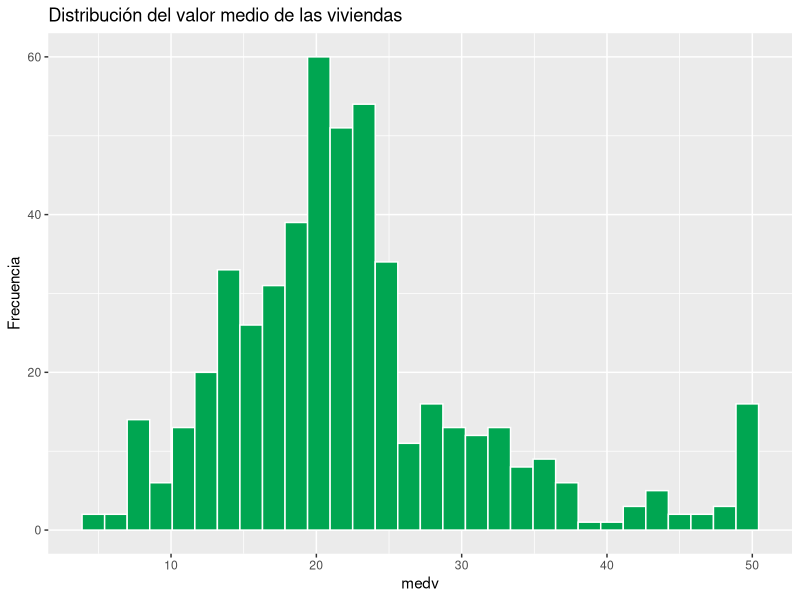
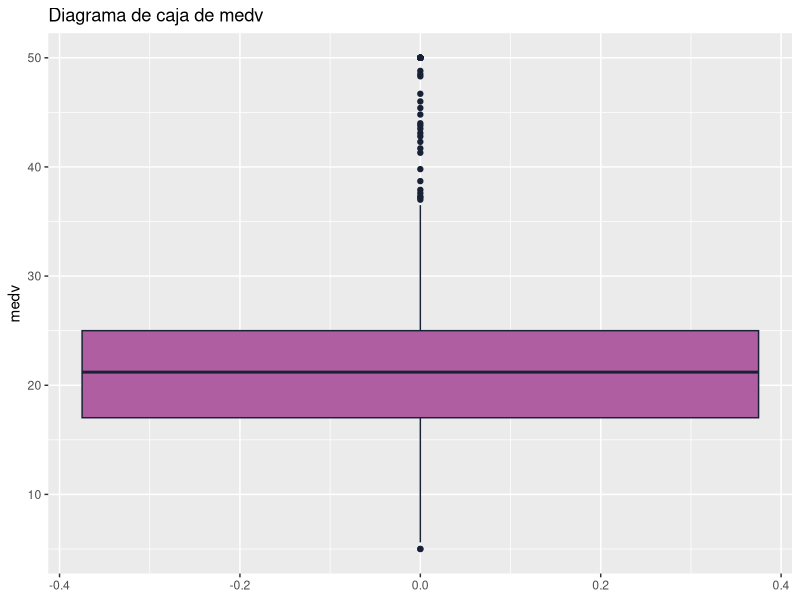
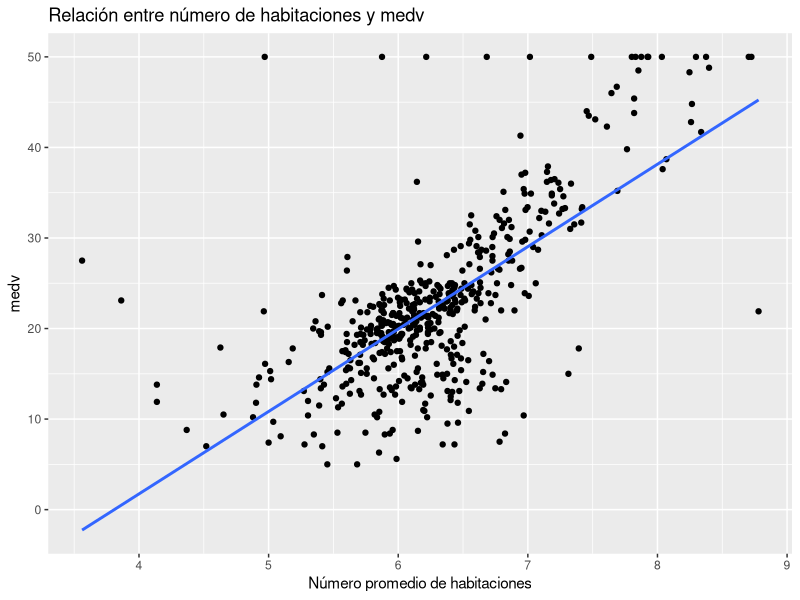
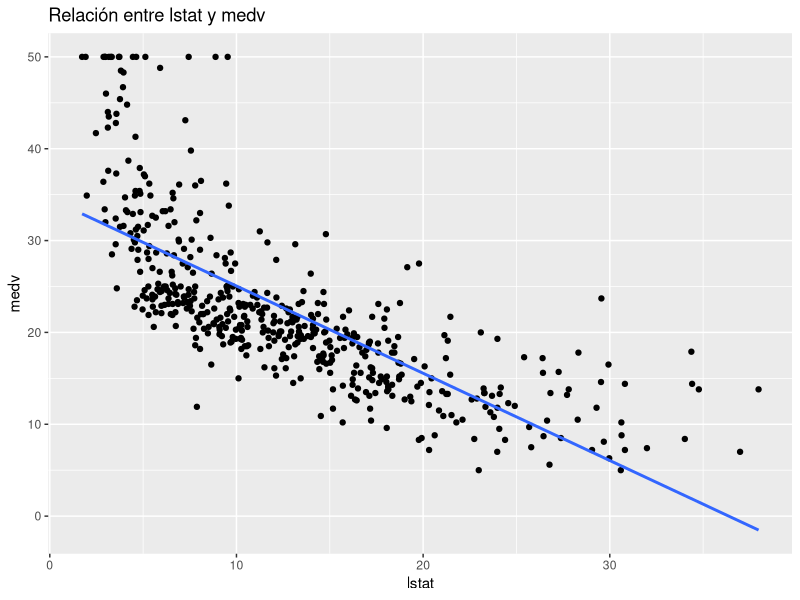
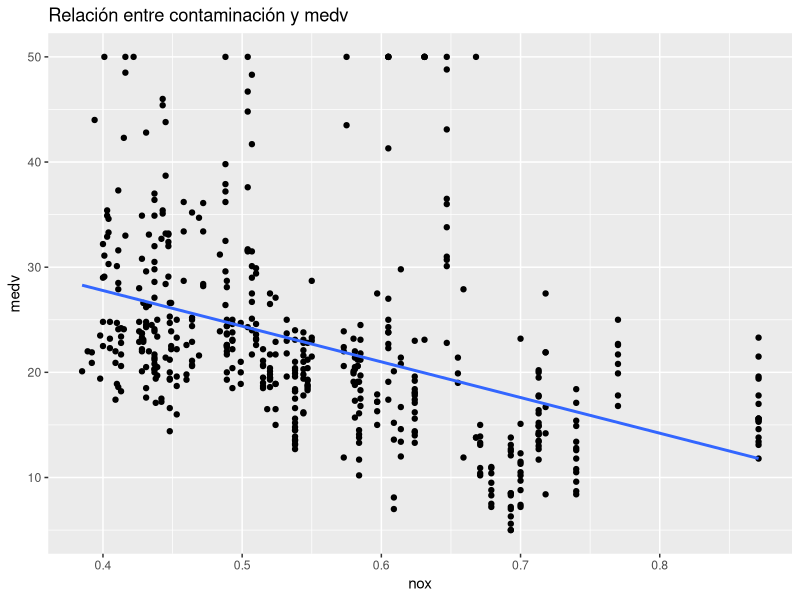
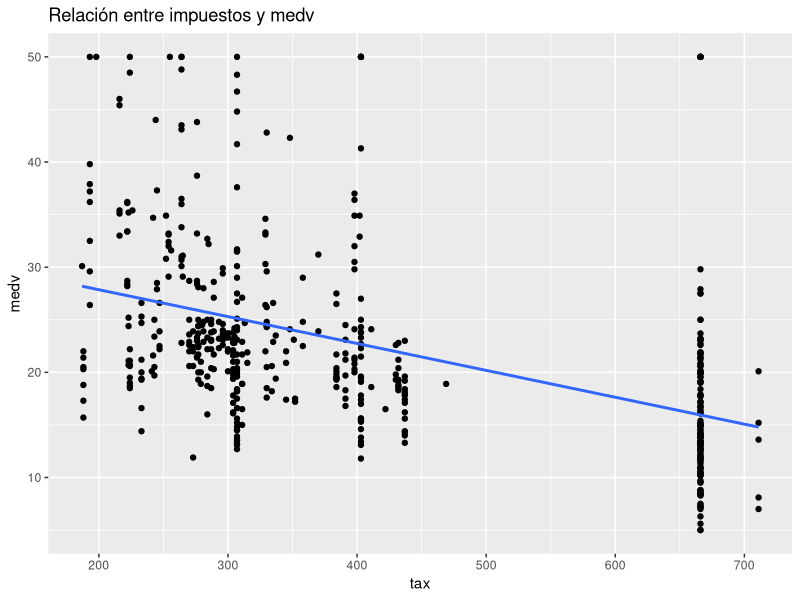
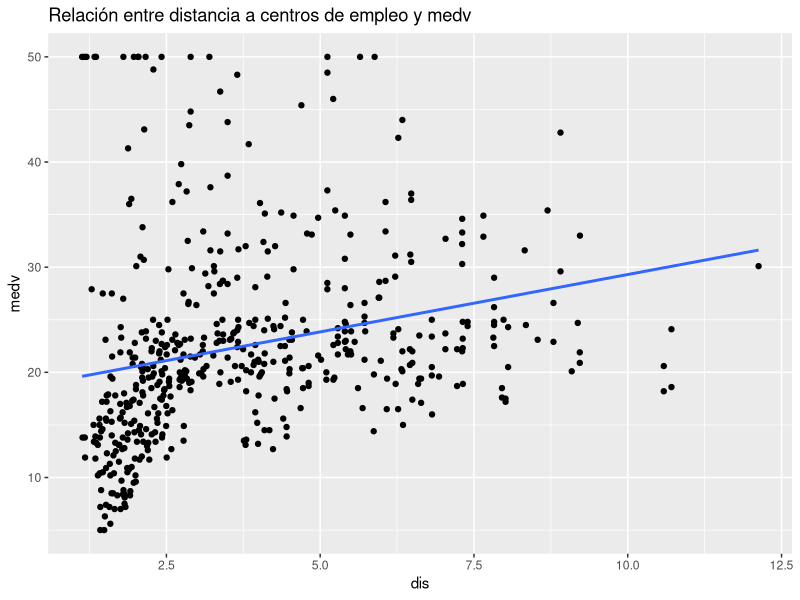
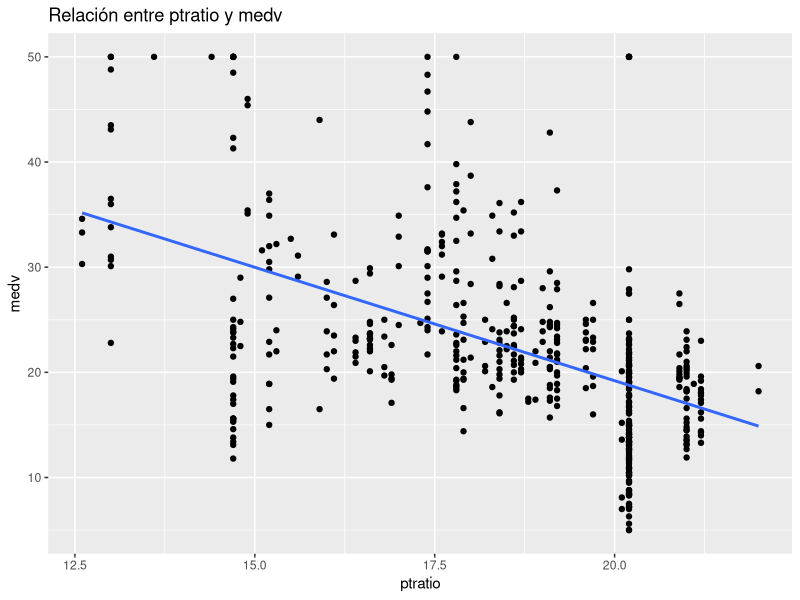

Write R code to recreate these figures, in order.
############################################################
# Práctica: Selección de modelos de regresión
# Métodos Forward, Backward y Stepwise
# Base de datos: Boston
############################################################

############################################################
# 1. Instalación y carga de paquetes
############################################################

# Instalar paquetes solo si no los tienes instalados
# install.packages("ggplot2")
# install.packages("dplyr")
# install.packages("MASS")

library(ggplot2)
library(dplyr)
library(MASS)

############################################################
# 2. Carga de la base de datos
############################################################

# La base Boston está incluida en el paquete MASS
data(Boston)

# Guardamos la base con un nombre más sencillo
datos <- Boston

# Visualizar las primeras filas
head(datos)

# Revisar nombres de las variables
names(datos)

# Revisar dimensiones de la base
dim(datos)

# Revisar estructura de la base
str(datos)

############################################################
# 3. Descripción general de la base
############################################################

# Resumen estadístico de todas las variables
summary(datos)

# Revisar si existen datos faltantes
colSums(is.na(datos))

# Variable de respuesta:
# medv: valor medio de las viviendas

# Variables predictoras candidatas:
# crim, zn, indus, chas, nox, rm, age, dis,
# rad, tax, ptratio, black, lstat

############################################################
# 4. Análisis exploratorio de la variable respuesta
############################################################

# Histograma de medv
ggplot(datos, aes(x = medv)) +
  geom_histogram(bins = 30, fill = "#00A651", color = "white") +
  labs(
    title = "Distribución del valor medio de las viviendas",
    x = "medv",
    y = "Frecuencia"
  )

ggplot(datos, aes(y = medv)) +
  geom_boxplot(fill = "#AF5EA1", color = "#192136") +
  labs(
    title = "Diagrama de caja de medv",
    y = "medv"
  )

############################################################
# Preguntas:
# 1. ¿Qué forma tiene la distribución de medv?
#La distribución tiene un solo pico, por lo que es unimodal
# 2. ¿Parece simétrica o sesgada?
#Parece estar un poco sesgada hacia la derecha ya que hay mas valores altos alejados del centro
# 3. ¿Se observan posibles valores atípicos?
#Si, en el diagrama de caja se observan varios valores atipicos en la parte superior
############################################################

############################################################
# 5. Relación entre variables predictoras y medv
############################################################

# Relación entre número de habitaciones y medv
ggplot(datos, aes(x = rm, y = medv)) +
  geom_point() +
  geom_smooth(method = "lm", se = FALSE) +
  labs(
    title = "Relación entre número de habitaciones y medv",
    x = "Número promedio de habitaciones",
    y = "medv"
  )

# Relación entre lstat y medv
ggplot(datos, aes(x = lstat, y = medv)) +
  geom_point() +
  geom_smooth(method = "lm", se = FALSE) +
  labs(
    title = "Relación entre lstat y medv",
    x = "lstat",
    y = "medv"
  )

# Relación entre contaminación y medv
ggplot(datos, aes(x = nox, y = medv)) +
  geom_point() +
  geom_smooth(method = "lm", se = FALSE) +
  labs(
    title = "Relación entre contaminación y medv",
    x = "nox",
    y = "medv"
  )

# Relación entre impuestos y medv
ggplot(datos, aes(x = tax, y = medv)) +
  geom_point() +
  geom_smooth(method = "lm", se = FALSE) +
  labs(
    title = "Relación entre impuestos y medv",
    x = "tax",
    y = "medv"
  )

# Relación entre distancia a centros de empleo y medv
ggplot(datos, aes(x = dis, y = medv)) +
  geom_point() +
  geom_smooth(method = "lm", se = FALSE) +
  labs(
    title = "Relación entre distancia a centros de empleo y medv",
    x = "dis",
    y = "medv"
  )

# Relación entre ptratio y medv
ggplot(datos, aes(x = ptratio, y = medv)) +
  geom_point() +
  geom_smooth(method = "lm", se = FALSE) +
  labs(
    title = "Relación entre ptratio y medv",
    x = "ptratio",
    y = "medv"
  )

############################################################
# Preguntas:
# 1. ¿Qué variables parecen tener relación positiva con medv?
#la variable dis parece tener una relacion positiva con medv, ya que cuando aumenta tambien tiende a aumentar el valor de las viviendas
# 2. ¿Qué variables parecen tener relación negativa con medv?
#las variables lstat, ptratio y tax muestran una relacion negativa con medv, porque al aumentar estas variables el valor de las viviendas suele disminuir
# 3. ¿Todas las relaciones parecen lineales?
#no, algunas relaciones siguen una tendencia lineal, pero otras muestran cierta curvatura y dispersion en los datos
############################################################

############################################################
# 6. Comparación de medv según cercanía al río Charles
############################################################

# La variable chas indica si la zona está cerca del río Charles
# chas = 0: no limita con el río
# chas = 1: sí limita con el río

ggplot(datos, aes(x = factor(chas), y = medv)) +
  geom_boxplot() +
  labs(
    title = "Valor medio de vivienda según cercanía al río Charles",
    x = "chas",
    y = "medv"
  )

############################################################
# Pregunta:
# ¿Las viviendas cercanas al río parecen tener valores distintos?
#Si. Las viviendas cerca del rio parecen tener un valor mas alto que las que no estan cerca del rio
############################################################

############################################################
# 7. Modelos de regresión simples
############################################################

# Modelo con una variable predictora: rm
modelo_rm <- lm(medv ~ rm, data = datos)

summary(modelo_rm)

# Modelo con una variable predictora: lstat
modelo_lstat <- lm(medv ~ lstat, data = datos)

summary(modelo_lstat)

# Modelo con dos variables predictoras
modelo_rm_lstat <- lm(medv ~ rm + lstat, data = datos)

summary(modelo_rm_lstat)

############################################################
# Preguntas:
# 1. ¿El coeficiente de rm es positivo o negativo?
#el coeficiente de rm es positivo por lo que al aumentar el numero de habitaciones tambien aumenta el valor de la vivienda
# 2. ¿El coeficiente de lstat es positivo o negativo?
#el coeficiente de lstat es negativo, por lo que al aumentar lstat el valor de la vivienda disminuye
# 3. ¿Qué modelo tiene mayor R2 ajustado?
#El modelo rm + lstat tiene el mayor R2 ajustado (0.6371), por lo que explica mejor la variacion de medv
############################################################

############################################################
# 8. Modelo vacío y modelo completo
############################################################

# Modelo vacío:
# y = beta_0 + error

modelo_vacio <- lm(medv ~ 1, data = datos)

summary(modelo_vacio)

# Modelo completo:
# Usa todas las variables predictoras disponibles

modelo_completo <- lm(medv ~ ., data = datos)

summary(modelo_completo)

# AIC del modelo vacío
AIC(modelo_vacio)

# AIC del modelo completo
AIC(modelo_completo)

############################################################
# Preguntas:
# 1. ¿Cuántas variables predictoras tiene el modelo completo?
# 2. ¿Todas las variables del modelo completo parecen significativas?
# 3. ¿Qué modelo tiene menor AIC: el vacío o el completo?
############################################################

############################################################
# 9. ¿Cuántos submodelos se pueden construir?
############################################################

# En esta base existen 13 variables predictoras candidatas.
# Si p = 13, el número de submodelos con al menos una variable es:

p <- 13

numero_submodelos <- 2^p - 1

numero_submodelos

############################################################
# Interpretación:
# Con 13 variables predictoras se pueden construir 8191 submodelos.
# Revisarlos manualmente sería poco práctico.
# Por eso usamos métodos automáticos como:
# Forward, Backward y Stepwise.
############################################################

############################################################
# 10. Selección Forward
############################################################

# La selección Forward inicia con el modelo vacío
# y va agregando variables.

modelo_forward <- step(
  modelo_vacio,
  scope = list(
    lower = modelo_vacio,
    upper = modelo_completo
  ),
  direction = "forward"
)

# Resumen del modelo seleccionado por Forward
summary(modelo_forward)

# Fórmula final del modelo Forward
formula(modelo_forward)

# AIC del modelo Forward
AIC(modelo_forward)

############################################################
# Preguntas:
# 1. ¿Qué variables fueron seleccionadas por Forward?
#las variables seleccionadas fueron: lstat, rm, ptratio, dis, nox, chas, black, zn, crim, rad y tax
# 2. ¿Cuál fue el AIC final?
#fue de 3023.726
# 3. ¿El modelo Forward usa todas las variables?
#no. El modelo no usa todas las variables, ya que dejo fuera indus y age
############################################################

############################################################
# 11. Selección Backward
############################################################

# La selección Backward inicia con el modelo completo
# y va eliminando variables.

modelo_backward <- step(
  modelo_completo,
  direction = "backward"
)

# Resumen del modelo seleccionado por Backward
summary(modelo_backward)

# Fórmula final del modelo Backward
formula(modelo_backward)

# AIC del modelo Backward
AIC(modelo_backward)

############################################################
# Preguntas:
# 1. ¿Qué variables eliminó el método Backward?
#el metodo Backward elimino las variables age e indus
# 2. ¿Qué variables permanecieron en el modelo final?
#las variables que quedaron fueron crim, zn, chas, nox, rm, dis, rad, tax, ptratio, black y lstat
# 3. ¿El resultado coincide con Forward?
#si modelo final obtenido con Backward coincide con el obtenido con Forward, ya que ambos seleccionaron las mismas variables y tuvieron el mismo aic
############################################################

############################################################
# 12. Selección Stepwise
############################################################

# La selección Stepwise combina ambos procesos:
# puede agregar o eliminar variables en cada paso.

modelo_stepwise <- step(
  modelo_vacio,
  scope = list(
    lower = modelo_vacio,
    upper = modelo_completo
  ),
  direction = "both"
)

# Resumen del modelo seleccionado por Stepwise
summary(modelo_stepwise)

# Fórmula final del modelo Stepwise
formula(modelo_stepwise)

# AIC del modelo Stepwise
AIC(modelo_stepwise)

############################################################
# Preguntas:
# 1. ¿Qué variables quedaron en el modelo Stepwise?
#las variables que quedaron fueron lstat, rm, ptratio, dis, nox, chas, black, zn, crim, rad y tax
# 2. ¿Coincide con el modelo Forward?
#Si el modelo Stepwise selecciono las mismas variables que el modelo Forward
# 3. ¿Coincide con el modelo Backward?
#si porque acebaron con las mismas variables y con el mismo aic
############################################################

############################################################
# 13. Comparación de modelos mediante AIC
############################################################

comparacion_aic <- data.frame(
  Modelo = c(
    "Vacío",
    "Completo",
    "Forward",
    "Backward",
    "Stepwise"
  ),
  AIC = c(
    AIC(modelo_vacio),
    AIC(modelo_completo),
    AIC(modelo_forward),
    AIC(modelo_backward),
    AIC(modelo_stepwise)
  )
)

comparacion_aic

# Gráfico de comparación de AIC
ggplot(comparacion_aic, aes(x = Modelo, y = AIC)) +
  geom_col() +
  labs(
    title = "Comparación de modelos mediante AIC",
    x = "Modelo",
    y = "AIC"
  )

############################################################
# Preguntas:
# 1. ¿Qué modelo tiene el menor AIC?
#los modelos Forward, Backward y Stepwise tienen el menor aic 3023.726
# 2. ¿Por qué preferimos modelos con menor AIC?
# porque un menor aic indica que el modelo explica bien los datos usando menos variables innecesarias
############################################################

############################################################
# 14. Comparación de modelos mediante R2 ajustado
############################################################

comparacion_r2 <- data.frame(
  Modelo = c(
    "Completo",
    "Forward",
    "Backward",
    "Stepwise"
  ),
  R2_ajustado = c(
    summary(modelo_completo)$adj.r.squared,
    summary(modelo_forward)$adj.r.squared,
    summary(modelo_backward)$adj.r.squared,
    summary(modelo_stepwise)$adj.r.squared
  )
)

comparacion_r2

# Gráfico de comparación de R2 ajustado
ggplot(comparacion_r2, aes(x = Modelo, y = R2_ajustado)) +
  geom_col() +
  labs(
    title = "Comparación de modelos mediante R² ajustado",
    x = "Modelo",
    y = "R² ajustado"
  )

############################################################
# Preguntas:
# 1. ¿Qué modelo tiene mayor R2 ajustado?
#los modelos Forward, Backward y Stepwise tienen el mayor R2 ajustado 0.7348
# 2. ¿Coincide con el modelo de menor AIC?
#Si los modelos que tienen el mayor R2 ajustado tambien son los que tienen el menor aic
############################################################

############################################################
# 15. Selección de un modelo final
############################################################

# Para continuar con el diagnóstico, elegimos el modelo Stepwise.
# También podrías elegir el modelo con menor AIC.

modelo_final <- modelo_stepwise

summary(modelo_final)

############################################################
# 16. Valores ajustados y residuales
############################################################

# Agregamos residuales y valores ajustados a la base de datos

datos$residuales <- residuals(modelo_final)
datos$ajustados <- fitted(modelo_final)

head(datos)

############################################################
# 17. Diagnóstico gráfico del modelo final
############################################################

# Residuales vs valores ajustados
ggplot(datos, aes(x = ajustados, y = residuales)) +
  geom_point() +
  geom_hline(yintercept = 0, linetype = "dashed") +
  labs(
    title = "Residuales vs valores ajustados",
    x = "Valores ajustados",
    y = "Residuales"
  )

############################################################
# Preguntas:
# 1. ¿Los residuales parecen distribuirse alrededor de cero?
#Si la mayoria de los residuales se encuentran cerca de la linea de cero
# 2. ¿Se observa algún patrón?
#no se mira un patron muy claro, aunque hay algunos puntos alejados y un poco mas de dispersion
############################################################

# Histograma de residuales
ggplot(datos, aes(x = residuales)) +
  geom_histogram(bins = 30, color = "white") +
  labs(
    title = "Histograma de residuales",
    x = "Residuales",
    y = "Frecuencia"
  )

############################################################
# Pregunta:
# ¿Los residuales parecen tener una distribución aproximadamente normal?
#si ya que los residuales parecen tener una distribucion aproximadamente normal, ya que la mayor parte de los datos se concentra alrededor de cero
############################################################

# Gráfico Q-Q de residuales
ggplot(datos, aes(sample = residuales)) +
  stat_qq() +
  stat_qq_line() +
  labs(
    title = "Gráfico Q-Q de los residuales"
  )

############################################################
# Preguntas:
# 1. ¿Los puntos siguen aproximadamente una línea recta?
#si la mayoria de los puntos siguen una linea recta aunque en los extremos se observa una que hay una desviacion
# 2. ¿Qué indicaría una desviación fuerte de la línea?
#indicaria que los residuales no siguen una distribucion normal
############################################################

# Valores reales vs valores ajustados
ggplot(datos, aes(x = medv, y = ajustados)) +
  geom_point() +
  geom_abline(slope = 1, intercept = 0, linetype = "dashed") +
  labs(
    title = "Valores reales vs valores ajustados",
    x = "Valores reales de medv",
    y = "Valores ajustados"
  )

############################################################
# Preguntas:
# 1. ¿El modelo predice bien los valores de medv?
#si el modelo predice bastante bien los valores de medv ya que la mayoria de los puntos estan cerca de la linea
# 2. ¿Qué significa que los puntos estén cerca de la línea punteada?
#que los valores ajustados son muy parecidos a los valores reales
############################################################

############################################################
# 18. Interpretación de coeficientes del modelo final
############################################################

coef(modelo_final)

summary(modelo_final)

############################################################
# Preguntas:
# 1. ¿Qué variables tienen coeficiente positivo?
#las variables con coeficiente positivo son rm, chas, black, zn y rad
# 2. ¿Qué variables tienen coeficiente negativo?
#las variables con coeficiente negativo son lstat, ptratio, dis, nox, crim y tax
# 3. Elige dos variables del modelo final e interpreta sus coeficientes.
#rm tiene un coeficiente de 3.80, lo que significa que al aumentar una habitacion en promedio, el valor de la vivienda aumenta aproximadamente 3.8 unidades, manteniendo las demas variables constantes
#y lstat: tiene un coeficiente de -0.52, lo que significa que al aumentar una unidad de lstat, el valor de la vivienda disminuye aproximadamente 0.52 unidades, manteniendo las demas variables constantes
############################################################

############################################################
# 19. Predicción con el modelo final
############################################################

# Podemos usar el modelo final para predecir.
# Tomamos las primeras observaciones de la base como ejemplo.

nuevos_datos <- datos[1:5, ]

predicciones <- predict(modelo_final, newdata = nuevos_datos)

predicciones

# Comparar valores reales y predichos
comparacion_pred <- data.frame(
  Real = nuevos_datos$medv,
  Predicho = predicciones
)

comparacion_pred

############################################################
# Pregunta:
# ¿Qué tan cercanos son los valores predichos a los valores reales?
#los valores predichos son relativamente cercanos a los valores reales, aunque en algunos casos hay diferencias notables entre ambos valores por lo que no son perfectas de todo
############################################################

############################################################
# 20. Preguntas finales de reflexión
############################################################

# Responde en tu reporte:
#
# 1. ¿Cuál fue el mejor modelo de acuerdo con AIC?
#los modelos forward, backward y stepwise, ya que tuvieron el menor AIC
#
# 2. ¿Cuál fue el mejor modelo de acuerdo con R2 ajustado?
#los modelos forward, backward y stepwise, ya que tuvieron el mayor R2 ajustado
#
# 3. ¿Qué variables aparecen en el modelo final?
#lstat, rm, ptratio, dis, nox, chas, black, zn, crim, rad y tax
#
# 4. ¿Qué variable parece tener una relación positiva con medv?
#rm parece tener una relacion positiva con medv
#
# 5. ¿Qué variable parece tener una relación negativa con medv?
#lstat parece tener una relacion negativa con medv
#
# 6. ¿Por qué no siempre conviene usar el modelo completo?
#porque puede incluir variables que no aportan informacion importante y hacer el modelo mas complejo
#
# 7. ¿Qué ventaja tiene usar selección Forward, Backward o Stepwise?
#ayudan a encontrar un modelo mas simple y selecesiona las variables mas importantes 
#
# 8. ¿Qué limitación tienen estos métodos automáticos de selección?
#pueden dejar fuera variables utiles
#
# 9. ¿El análisis de residuales sugiere que el modelo final es razonable?
#si los residuales se distribuyen alrededor de cero y no muestran patrones muy marcados
#
# 10. ¿Qué mejorarías en este análisis?
#probaria otros modelos o transformaciones de variables para mejorar las predicciones

############################################################
# Fin de la práctica
############################################################
